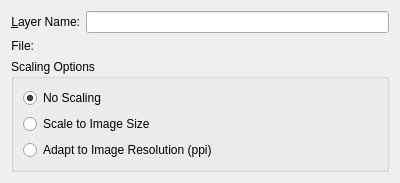
<?xml version="1.0" encoding="UTF-8"?>
<ui version="4.0">
 <class>WdgDlgFileLayer</class>
 <widget class="QWidget" name="WdgDlgFileLayer">
  <property name="geometry">
   <rect>
    <x>0</x>
    <y>0</y>
    <width>400</width>
    <height>167</height>
   </rect>
  </property>
  <property name="minimumSize">
   <size>
    <width>400</width>
    <height>0</height>
   </size>
  </property>
  <layout class="QVBoxLayout" name="verticalLayout">
   <item>
    <layout class="QFormLayout" name="formLayout">
     <item row="0" column="0">
      <widget class="QLabel" name="label">
       <property name="text">
        <string>&amp;Layer Name:</string>
       </property>
       <property name="alignment">
        <set>Qt::AlignRight|Qt::AlignTrailing|Qt::AlignVCenter</set>
       </property>
       <property name="buddy">
        <cstring>txtLayerName</cstring>
       </property>
      </widget>
     </item>
     <item row="0" column="1">
      <widget class="QLineEdit" name="txtLayerName"/>
     </item>
     <item row="1" column="0">
      <widget class="QLabel" name="label_2">
       <property name="text">
        <string>File:</string>
       </property>
       <property name="alignment">
        <set>Qt::AlignRight|Qt::AlignTrailing|Qt::AlignVCenter</set>
       </property>
       <property name="buddy">
        <cstring>txtLayerName</cstring>
       </property>
      </widget>
     </item>
     <item row="1" column="1">
      <widget class="KisUrlRequester" name="wdgUrlRequester"/>
     </item>
    </layout>
   </item>
   <item>
    <widget class="QGroupBox" name="grpScalingOptions">
     <property name="title">
      <string>Scaling Options</string>
     </property>
     <layout class="QGridLayout" name="gridLayout">
      <item row="0" column="0">
       <widget class="QRadioButton" name="radioDontScale">
        <property name="text">
         <string>No Scaling</string>
        </property>
        <property name="checked">
         <bool>true</bool>
        </property>
       </widget>
      </item>
      <item row="1" column="0">
       <widget class="QRadioButton" name="radioScaleToImageSize">
        <property name="text">
         <string>Scale to Image Size</string>
        </property>
       </widget>
      </item>
      <item row="2" column="0">
       <widget class="QRadioButton" name="radioScalePPI">
        <property name="text">
         <string>Adapt to Image Resolution (ppi)</string>
        </property>
       </widget>
      </item>
     </layout>
    </widget>
   </item>
  </layout>
 </widget>
 <customwidgets>
  <customwidget>
   <class>QLineEdit</class>
   <extends>QLineEdit</extends>
   <header>klineedit.h</header>
  </customwidget>
  <customwidget>
   <class>KisUrlRequester</class>
   <extends>QWidget</extends>
   <header location="global">kis_url_requester.h</header>
   <container>1</container>
  </customwidget>
 </customwidgets>
 <resources/>
 <connections/>
</ui>
